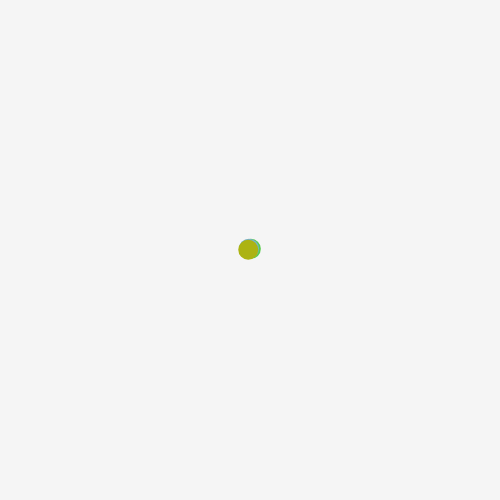
Frame 1 (no input)
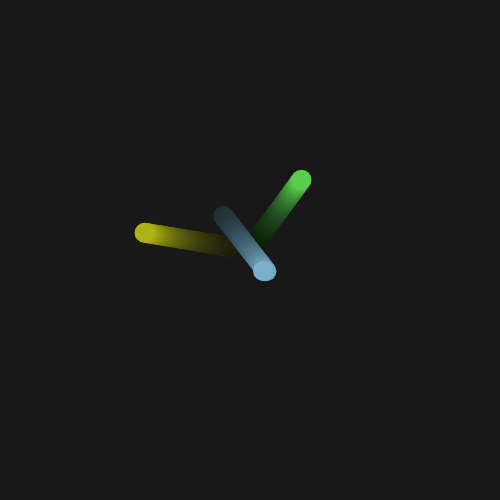
Frame 60 (no input)
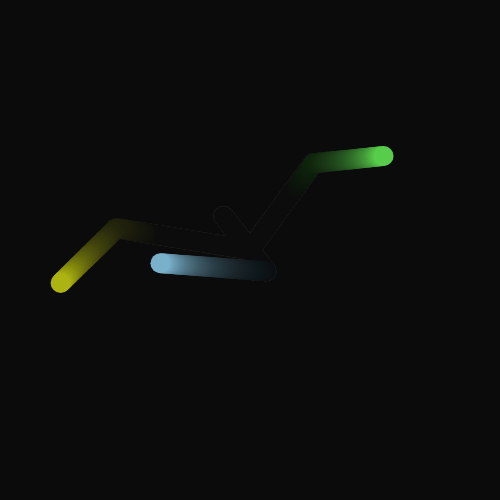
Frame 120 (the mouse pressed at the canvas centre since frame 60)

The p5.js sketch that drew these frames (run headless with seeded random() and noise() and a simulated clock; from frame 60 on, the mouse is pressed at the canvas centre):

// p5.js sketch
// ── sketch.js
// some walker objects
let walker1, walker2, walker3;

function setup() {
  createCanvas(500,500);

  // create our walker objects
  walker1 = new RandomWalker(width/2, height/2);
  walker2 = new RandomWalker(width/2, height/2);
  walker3 = new RandomWalker(width/2, height/2);
}

function draw() {
  background(0,10);

  // move our walkers and display them
  walker1.move();
  walker2.move();
  walker3.move();
  walker1.display();
  walker2.display();
  walker3.display();
}

// this class models a random walker
class RandomWalker {

  constructor(x,y) {
    // store our position
    this.x = x;
    this.y = y;

    // store our size
    this.size = 20;

    // pick a random direction to move in
    this.xSpeed = random(-2, 2);
    this.ySpeed = random(-2, 2);

    // how long should we keep moving in this direction?
    this.framesMax = int(random(100));

    // keep track of how long we have been moving
    this.framesCurrent = 0;

    // pick a random color
    // the 'color' function in p5 packages up multiple color
    // values into a single value
    this.color = color( random(255), random(255), random(255) );
  }

  display() {
    noStroke();
    fill(this.color);
    ellipse(this.x, this.y, this.size, this.size);
  }

  move() {
    // mark this as a frame in which we moved
    this.framesCurrent++;

    // update direction based on speed
    this.x += this.xSpeed;
    this.y += this.ySpeed;

    // wrap around
    if (this.x > width) {
      this.x = 0;
    }
    if (this.x < 0) {
      this.x = width;
    }
    if (this.y > height) {
      this.y = 0;
    }
    if (this.y < 0) {
      this.y = width;
    }

    // is it time to change direction?
    if (this.framesCurrent >= this.framesMax) {
      // pick a random direction to move in
      this.xSpeed = random(-2, 2);
      this.ySpeed = random(-2, 2);

      // how long should we keep moving in this direction?
      this.framesMax = int(random(100));

      // keep track of how long we have been moving
      this.framesCurrent = 0;
    }
  }
}
